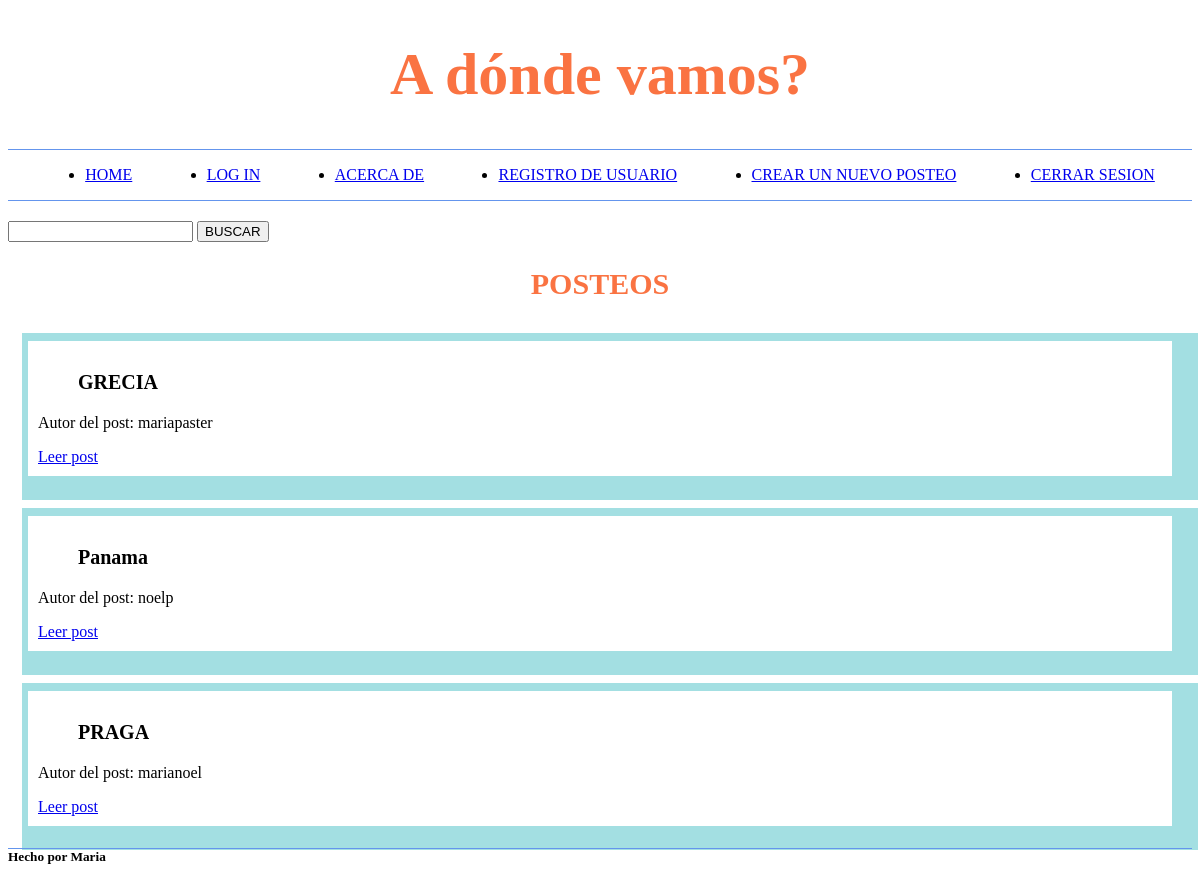
The page / (signed in) on the database its author committed.
### tables this page shows
CREATE TABLE posts(
    id INTEGER PRIMARY KEY AUTOINCREMENT,
    autor TEXT NOT NULL,
    titulo TEXT NOT NULL,
    comentario TEXT NOT NULL
);

### mine.py (the view)
@app.route('/')
def home():
    conn, cursor = get_db_connection()
    buscar= request.args.get("search")
    if buscar:
        cursor.execute("SELECT * FROM posts WHERE posts.titulo LIKE ?" , (f"%{buscar}%",))
        posts = cursor.fetchall()
        conn.close
        return render_template("home.html" , nombre = "Maria" , posts=posts)
    cursor.execute("SELECT * FROM posts")
    posts = cursor.fetchall()
    conn.close
    return render_template("home.html" , nombre = "Maria" , posts=posts)

### mine.py (called while the page is built)
def get_db_connection():
    conn = sqlite3.connect('proyecto_python.db')
    cursor = conn.cursor()
    return conn, cursor

### templates/home.html (shortened to what this page needs)
{% extends "herencia.html" %}
{% block head %}
    <head>
        <link rel="stylesheet" type="text/css" href="{{ url_for('static', filename='css/style.css')}}">
    </head>
{% endblock %}
{% block main%}
    <main>
        <div class="search">
        <form action="/">
            <input type="search" id="search" name="search">
            <button type="submit"> BUSCAR </button>
        </form>
        </div>
        <h2>POSTEOS</h2>
        {% if posts %}
            {% for post in posts %}
                <div class="posts">
                    <h3>{{ post[2] }}</h3>
                    <p>Autor del post: {{ post[1] }}</p>
                    <a href="/post/{{post[0]}}">Leer post</a>
                </div>
            {% endfor %}
        {% else %}
            <p>Por el momento ningun usuario subió un posteo</p>
        {% endif %}
    </main>
{% endblock %}

### static/css/style.css (style rules this page uses)
h2 { color: rgb(250, 115, 66); text-align: center; font-size: 30px; }
.posts { box-shadow: 10px 8px 0px 16px rgba(2,167,176,0.36); -webkit-box-shadow: 10px 8px 0px 16px rgba(2,167,176,0.36); -moz-box-shadow: 10px 8px 0px 16px rgba(2,167,176,0.36); margin: 40px 20px 20px 20px; padding: 10px; }
h3 { font-size: 20px; margin-left: 40px; }
.search { margin-top: 20px; }

### rows shown on the page
posts: titulo "GRECIA", autor "mariapaster"
posts: titulo "Panama", autor "noelp"
posts: titulo "PRAGA", autor "marianoel"

### other values the page prints
{{ nombre }} "Maria"
